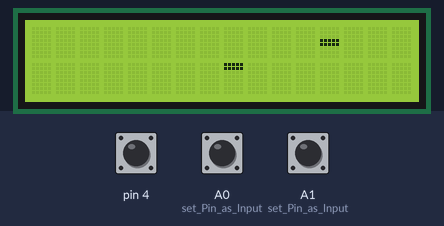
Bench run of a sketch on a simulated Arduino Uno, built with avr-gcc and run on an emulated ATmega328P. On the bench: 16×2 character LCD. The inputs (shaded band) are chosen by the test bench; at power-on: A0 (set_Pin_as_Input) HIGH, pin 4 HIGH, A1 (set_Pin_as_Input) HIGH. Random numbers use the default seed unless the sketch sets one; what the sketch prints to the serial monitor is not drawn.

Above: at 1.2 s.
1.3 s: A0 (set_Pin_as_Input) pulled LOW for 0.15 s
At 4.3 s:
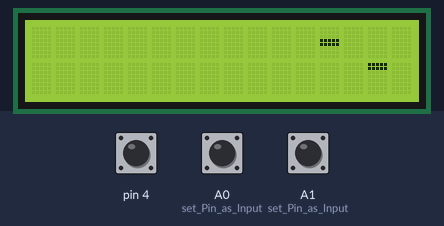
4.4 s: pin 4 pulsed LOW 5 times (0.12 s each, 0.3 s apart)
At 5.45 s:
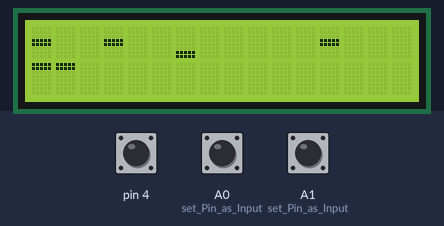
At 6.3 s:
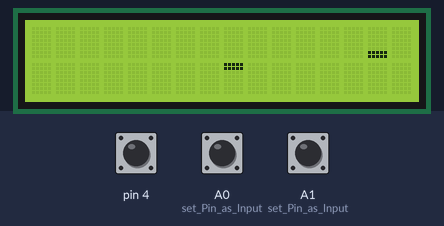
Timing chart, 0 to 7.8 s (numbered marks = the images above; inputs shaded):
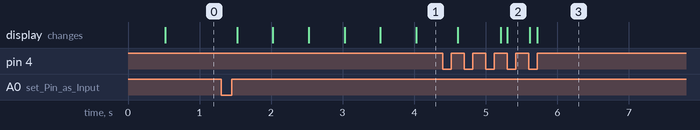

Measured:
- after the input at 1.3 s, the display: first changes after 0.22 s (image 1 shows a later state)

The sketch:

snake-game.ino
```cpp
#include <LiquidCrystal.h>

/*************************************************************************************************************
*******************************BIT ARRAY *********************************************************************
**************************************************************************************************************
mais informações aqui: http://fabianoallex.blogspot.com.br/2015/09/arduino-array-de-bits.html
**************************************************************************************************************/
class BitArray{
  private:
    int _num_bits;   //quantidade de bits a serem gerenciados
    int _num_bytes;  //quantidade de bytes utilizados para armazenar os bits a serem gerenciados
    byte * _bytes;   //array de bytes onde estarão armazenados os bits
  public:
    BitArray(int num_bits){
      _num_bits  = num_bits;
      _num_bytes = _num_bits/8 + (_num_bits%8 ? 1 : 0) + 1;
      _bytes = (byte *)(malloc( _num_bytes * sizeof(byte) ) );
    }
    void write(int index, byte value) {
      byte b = _bytes[ index/8 + (index%8 ? 1 : 0) ];
      unsigned int bit = index%8;
      if (value) { b |= (1 << bit); } else { b &= ~(1 << bit);  }
      _bytes[ index/8 + (index%8 ? 1 : 0) ] = b;
    }
    void write(byte value) { for(int j=0; j<_num_bytes;j++) { _bytes[j] = value ? B11111111 : B00000000;  }  }
    int read(int index) {
      byte b = _bytes[ index/8 + (index%8 ? 1 : 0) ];
      unsigned int bit = index%8;
      return (b & (1 << bit)) != 0;
    }
    ~BitArray(){ free ( _bytes ); }
};

class BitArray2D {
  private:
    unsigned int _rows;
    unsigned int _columns;
    unsigned int _cols_array; //pra cada 8 colunas, 1 byte é usado
    byte**       _bits;
  public:
    BitArray2D(unsigned int rows, unsigned int columns){
      _rows       = rows;
      _columns    = columns;
      _cols_array = columns/8 + (_columns%8 ? 1 : 0) + 1; //divide por 8 o número de colunas
      _bits = (byte **)malloc(_rows * sizeof(byte *));
      for(int i=0;i<_rows;i++){ _bits[i] = (byte *)malloc(  _cols_array  *  sizeof(byte)); } //cria varios arrays
      clear();
    }
    unsigned int rows(){ return _rows; }
    unsigned int columns(){ return _columns; }

    void clear() {
      for(int i=0;i<_rows;i++){
        for(int j=0; j<_cols_array;j++) { _bits[i][j] = B00000000; }
      }
    }

    void write(unsigned int row, unsigned int column, int value){
      byte b = _bits[row][ column/8 + (column%8 ? 1 : 0) ];
      unsigned int bit = column%8;

      if (value) { b |= (1 << bit); } else { b &= ~(1 << bit);  }

      _bits[row][ column/8 + (column%8 ? 1 : 0) ] = b;
    }

    void write(byte value){
      for(int i=0;i<_rows;i++){
        for(int j=0; j<_cols_array;j++) {
          _bits[i][j] = value ? B11111111 : B00000000;
        }
      }
    }

    int read(unsigned int row, unsigned int column){
      byte b = _bits[row][ column/8 + (column%8 ? 1 : 0) ];
      unsigned int bit = column%8;

      return (b & (1 << bit)) != 0;
    }

    void toggle(unsigned int row, unsigned int column){ write(row, column, !read(row, column)); }
    void toggle(){ for(int i=0;i<_rows;i++){      for(int j=0; j<_columns;j++) {      toggle(i,j);   }   }   }
};

/*************************************************************************************************************
*******************************FIM BIT ARRAY *****************************************************************
**************************************************************************************************************/

/*************************************************************************************************************
************************************CLASSE UNIQUE RANDOM******************************************************
**************************************************************************************************************
mais informações aqui: http://fabianoallex.blogspot.com.br/2015/09/arduino-numeros-aleatorio-repetidos-e.html
*************************************************************************************************************/

class UniqueRandom{
  private:
    int _index;
    int _min;
    int _max;
    int _size;
    int* _list;
    void _init(int min, int max) {
      _list = 0;
      if (min < max) { _min = min; _max = max; } else { _min = max; _max = min; }
      _size = _max - _min;
      _index = 0;
    }
  public:
    UniqueRandom(int max)           { _init(0,   max); randomize(); } //construtor com 1 parametro
    UniqueRandom(int min, int max)  { _init(min, max); randomize(); } //construtor com 2 parametros

    void randomize() {
      _index = 0;

      if (_list == 0) { _list = (int*) malloc(size() * sizeof(int)); }
      for (int i=0; i<size(); i++) {   _list[i] = _min+i;  }   //preenche a lista do menor ao maior valor

      //embaralha a lista
      for (int i=0; i<size(); i++) {
        int r = random(0, size());     //sorteia uma posição qualquer
        int aux = _list[i];
        _list[i] = _list[r];
        _list[r] = aux;
      }
    }

    int next() {                                  //retorna o proximo numero da lista
      int n = _list[_index++];
      if (_index >= size() ) { _index = 0;} //após recuper o ultimo numero, recomeça na posicao 0
      return n;
    }

    int size() { return _size; }

    ~UniqueRandom(){ free ( _list ); }  //destrutor
};
/*************************************************************************************************************
************************************FIM CLASSE UNIQUE RANDOM**************************************************
*************************************************************************************************************/

/*************************************************************************************************************
*******************************CLASSE SNAKE GAME**************************************************************
**************************************************************************************************************/
struct Position {
  int lin;
  int col;
};

const int SNAKE_MAX_LEN   = 30;  //tamanho maximo da cobra
const int SNAKE_TIME_INIT = 500; //tempo entre deslocamento da cobra (velocidade)
const int SNAKE_TIME_INC  = 15;  //incremento da velocidade

enum Direction { DIR_STOP, DIR_TOP, DIR_LEFT, DIR_BOTTOM, DIR_RIGHT};
enum SnakeStatus { SNAKE_GAME_ON, SNAKE_GAME_OVER };

class SnakeGame{
  private:
    BitArray2D * _display;
    Position _snake_positions[SNAKE_MAX_LEN];
    Position _apple;
    int _length;
    Direction _direction;
    unsigned long _last_millis;
    int _time;
    int _score;
    SnakeStatus _snakeStatus;

    UniqueRandom * _ur;  //utilizado no game over

    void _generateApple() {
      int lin, col;
      boolean random_ok = false;

      while (!random_ok) {
        random_ok = true;
        lin = random(0, _display->rows()-1);
        col = random(0, _display->columns()-1);

        for (int p=0; p<_length; p++){
          if (_snake_positions[p].col==col && _snake_positions[p].lin==lin){ //verifica se gerou em um local que não seja a cobra
            random_ok = false;
            break;
          }
        }
      }
      _apple.lin = lin;
      _apple.col = col;
    }

    void _gameOver(){
      _snakeStatus = SNAKE_GAME_OVER;
      _direction   = DIR_STOP;
      _time = 20;
    }

    void _inc_length(){
      _length++; _score++;
      _time -= SNAKE_TIME_INC;
    }

    void _runGameOver(){
      int r = _ur->next();
      int lin = (r / _display->columns());
      int col = (r % _display->columns());

      _display->write(lin, col, HIGH );

      //if ( r>=(_ur->size()-1) || _direction != DIR_STOP ) {
      if ( r>=(_ur->size()-1) ) {
        _ur->randomize();
        start();
      }
    }

    void _run(){
      for (int i=_length-1; i>0; i--){
        _snake_positions[i].lin = _snake_positions[i-1].lin;
        _snake_positions[i].col = _snake_positions[i-1].col;
      }

      if (_direction == DIR_TOP )    { _snake_positions[0].lin--;  }
      if (_direction == DIR_BOTTOM ) { _snake_positions[0].lin++;  }
      if (_direction == DIR_LEFT )   { _snake_positions[0].col--;  }
      if (_direction == DIR_RIGHT )  { _snake_positions[0].col++;  }

      //verifica se ultrapassou o limite do display
      if (_snake_positions[0].lin < 0)                     { _gameOver(); }
      if (_snake_positions[0].lin >= _display->rows() )    { _gameOver(); }
      if (_snake_positions[0].col < 0)                     { _gameOver(); }
      if (_snake_positions[0].col >= _display->columns() ) { _gameOver(); }

      //verifica se colidiu na cobra
      for (int i=_length-1; i>0; i--){
        if (_snake_positions[i].lin == _snake_positions[0].lin && _snake_positions[i].col == _snake_positions[0].col) {
          _gameOver();
        }
      }

      //verifica se comeu a maça
      if (_snake_positions[0].col == _apple.col && _snake_positions[0].lin == _apple.lin){
        _inc_length();

        if (_length > SNAKE_MAX_LEN) { _length = SNAKE_MAX_LEN; } else {
          _snake_positions[_length-1].lin = _snake_positions[_length-2].lin;
          _snake_positions[_length-1].col = _snake_positions[_length-2].col;
        }
        _generateApple();
      }

      //update display
      for (int lin=0; lin<_display->rows(); lin++) {
        for (int col=0; col<_display->columns(); col++) {
          for (int p=0; p<_length; p++){
            boolean val = _snake_positions[p].col==col && _snake_positions[p].lin==lin;
            _display->write( lin, col,  val );
            if (val) {break;}
          }
        }
      }
      _display->write(_apple.lin, _apple.col, HIGH);
      //--
    }

  public:
    SnakeGame(BitArray2D * display){
      _display = display;
      _ur = new UniqueRandom( _display->rows() * _display->columns() );
      start();
    }

    void start(){
      _length = 1;
      _score  = 0;
      _time = SNAKE_TIME_INIT;
      _last_millis = 0;
      _snake_positions[0].lin = _display->rows() / 2;
      _snake_positions[0].col = _display->columns() / 2;
      _direction = DIR_STOP;

      _snakeStatus = SNAKE_GAME_ON;

      _generateApple();
    }

    void left()   { if (_direction == DIR_RIGHT)  return; _direction = DIR_LEFT;   }
    void right()  { if (_direction == DIR_LEFT)   return; _direction = DIR_RIGHT;  }
    void top()    { if (_direction == DIR_BOTTOM) return; _direction = DIR_TOP;    }
    void bottom() { if (_direction == DIR_TOP)    return; _direction = DIR_BOTTOM; }

    int getScore(){ return _score; }

    Direction getDirection(){ return _direction; }

    int update(){
      int r = false;

      if (millis() - _last_millis > _time) {
        r = true;
        _last_millis = millis();

        if (_snakeStatus == SNAKE_GAME_ON)   { _run();         }
        if (_snakeStatus == SNAKE_GAME_OVER) { _runGameOver(); }
      }

      return r; //r-->indica se houve mudança no display
    }
};

/*************************************************************************************************************
*******************************FIM CLASSE SNAKE GAME**********************************************************
**************************************************************************************************************/

/*************************************************************************************************************
************************************CLASSE ROTARY ENCODER*****************************************************
mais informações: http://fabianoallex.blogspot.com.br/2016/05/arduino-rotary-encoder.html
*************************************************************************************************************/
#define ROTARY_NO_BUTTON     255

struct RotaryEncoderLimits{
  int min;
  int max;
};

class RotaryEncoder {
  private:
    byte _pin_clk;
    byte _pin_dt;
    byte _pin_sw;
    volatile byte _num_results;
    volatile int _result;
    volatile int * _results;
    byte _index_result;
    RotaryEncoderLimits * _limits;

    boolean _a;
    boolean _b;
  public:
    RotaryEncoder(byte pin_clk, byte pin_dt, byte pin_sw = ROTARY_NO_BUTTON, byte num_results=1, RotaryEncoderLimits * limits=0){   //parametro do botao opcional
      _pin_clk = pin_clk;
      _pin_dt = pin_dt;
      _pin_sw = pin_sw;
      pinMode(_pin_clk, INPUT);
      pinMode(_pin_dt, INPUT);
      if (_pin_sw != ROTARY_NO_BUTTON){
        pinMode(_pin_sw, INPUT);
        digitalWrite(_pin_sw, HIGH);
      }
      if (num_results == 0) { num_results = 1; }
      _num_results = num_results;
      _results = new int[_num_results];
      for (int i; i<_num_results; i++){ _results[i] = (limits) ? limits[i].min : 0; }
      _index_result = 0;
      _limits = limits;
      _a = false;
      _b = false;
    }
    byte getIndex() { return _index_result; }
    void next()     { _index_result++; if (_index_result >= _num_results) { _index_result = 0; } }
    void update_a() {
      _result = 0;
      delay (1);
      if( digitalRead(_pin_clk) != _a ) {
        _a = !_a;
        if ( _a && !_b ) { _result = -1; }
      }
      if (_results[_index_result]+_result >= _limits[_index_result].min &&
          _results[_index_result]+_result <= _limits[_index_result].max ) {
        _results[_index_result] += _result;
      }
    }
    void update_b() {
      _result = 0;
      delay (1);
      if( digitalRead(_pin_dt) != _b ) {
        _b = !_b;
        if ( _b && !_a ) { _result = +1; }
      }
      if (_results[_index_result]+_result >= _limits[_index_result].min &&
          _results[_index_result]+_result <= _limits[_index_result].max ) {
        _results[_index_result] += _result;
      }
    }
    int read(){ return _result; }                                        //retorn -1, 0 ou 1.
    int getValue(int index=-1) {                                         //retorna o valor da variável corrente ou a passada como parametro
      if (index < 0 ){ return _results[_index_result]; }
      return _results[index];
    }
    void setValue(int value, int index=-1){ _results[ (index==-1) ? _index_result : index] = value; }         //caso a variável inicializa em determinado valor diferente de zero, utilizar esse método.
    int buttonRead(){ return (_pin_sw == ROTARY_NO_BUTTON) ? LOW : digitalRead(_pin_sw); }
};
/*************************************************************************************************************
************************************FIM CLASSE ROTARY ENCODER*************************************************
*************************************************************************************************************/


/*************************************************************************************************************
*******************************CLASSE SNAKE LCD***************************************************************
**************************************************************************************************************/
/*
  0        1        2        3        4        5        6
 ***                        ***      ***               ***
 ***                        ***      ***               ***

 ***      ***               ***               ***
 ***      ***               ***               ***

 ***      ***      ***               ***
 ***      ***      ***               ***
*/
byte c0[8] = {B11111,  B11111,  B00000,  B11111,  B11111,  B00000,  B11111,  B11111 };
byte c1[8] = {B00000,  B00000,  B00000,  B11111,  B11111,  B00000,  B11111,  B11111 };
byte c2[8] = {B00000,  B00000,  B00000,  B00000,  B00000,  B00000,  B11111,  B11111 };
byte c3[8] = {B11111,  B11111,  B00000,  B11111,  B11111,  B00000,  B00000,  B00000 };
byte c4[8] = {B11111,  B11111,  B00000,  B00000,  B00000,  B00000,  B11111,  B11111 };
byte c5[8] = {B00000,  B00000,  B00000,  B11111,  B11111,  B00000,  B00000,  B00000 };
byte c6[8] = {B11111,  B11111,  B00000,  B00000,  B00000,  B00000,  B00000,  B00000 };

class SnakeLCD {
  private:
    LiquidCrystal * _lcd;  //ponteiro para um objeto lcd
  public:
    void createChars() {
      _lcd->createChar(0, c0);
      _lcd->createChar(1, c1);
      _lcd->createChar(2, c2);
      _lcd->createChar(3, c3);
      _lcd->createChar(4, c4);
      _lcd->createChar(5, c5);
      _lcd->createChar(6, c6);
    }
    SnakeLCD(LiquidCrystal * lcd) {  _lcd = lcd;  }

    void write(byte col, byte row, byte val){
      _lcd->setCursor(col, row);
      if (val == B000) { _lcd->print(" ");  }
      if (val == B111) { _lcd->write((byte)0);  }
      if (val == B011) { _lcd->write((byte)1);  }
      if (val == B001) { _lcd->write((byte)2);  }
      if (val == B110) { _lcd->write((byte)3);  }
      if (val == B101) { _lcd->write((byte)4);  }
      if (val == B010) { _lcd->write((byte)5);  }
      if (val == B100) { _lcd->write((byte)6);  }
    }
};
/*************************************************************************************************************
*******************************FIM CLASSE SNAKE LCD***********************************************************
**************************************************************************************************************/


/*************************************************************************************************************
*******************************DECLARACAO DOS OBJETOS*********************************************************
**************************************************************************************************************/

/*

  tamanho display real

 * * * * * * * * * * * * * * * *
 * * * * * * * * * * * * * * * *
 * * * * * * * * * * * * * * * *
 * * * * * * * * * * * * * * * *
 * * * * * * * * * * * * * * * *
 * * * * * * * * * * * * * * * *
*/

const int LINHAS  = 6;
const int COLUNAS = 16;

LiquidCrystal lcd(12, 11, 10, 9, 8, 7);
SnakeLCD snakeLcd(&lcd);

BitArray2D ba(LINHAS, COLUNAS); //8 linhas e 20 colunas, usada para armazenar o estado do display
SnakeGame snake(&ba);

RotaryEncoderLimits lim[] = { {-1000,1000} };  //limites máximos e mínimos que as variaveis podem atingir
RotaryEncoder       re(A0, A1, 4, 1, lim);  //pino clk, pino dt, pino sw, variaveis, limites

/*************************************************************************************************************
*******************************FIM DECLARACAO DOS OBJETOS*****************************************************
**************************************************************************************************************/

/*************************************************************************************************************
*******************************TRATAMENTO DAS INTERRUPÇÕES****************************************************
**************************************************************************************************************/
//interrupções dos pinos A0 e A1 via Pin Change Interrupt
ISR(PCINT1_vect) {
  volatile static byte lastVal_a0 = LOW;
  volatile static byte lastVal_a1 = LOW;
  byte val_a0 = digitalRead(A0);
  byte val_a1 = digitalRead(A1);
  if (lastVal_a0 != val_a0){ re.update_a(); lastVal_a0 = val_a0; }
  if (lastVal_a1 != val_a1){ re.update_b(); lastVal_a1 = val_a1; }
}

void setup_interrupts(){
  //-----PCI - Pin Change Interrupt ----
  pinMode(A0,INPUT);   // set Pin as Input (default)
  digitalWrite(A0,HIGH);  // enable pullup resistor
  pinMode(A1,INPUT);   // set Pin as Input (default)
  digitalWrite(A1,HIGH);  // enable pullup resistor
  cli();
  PCICR |= 0b00000010; // habilita a porta C - Pin Change Interrupts
  PCMSK1 |= 0b00000011; // habilita interrupção da porta c nos pinos: PCINT8 (A0) e PCINT9(A1)
  sei();
}

/*************************************************************************************************************
*******************************FIM TRATAMENTO DAS INTERRUPÇÕES****************************************************
**************************************************************************************************************/

void update_display() {
  for (int col=0; col<ba.columns(); col++) {
    byte lin_lcd = 0;
    byte cont = 0;
    byte val = 0;

    for (int lin=0; lin<ba.rows(); lin++) {
      if (cont == 0){ val = 0; }
      val = val << 1;
      val = val | ba.read(lin, col);
      cont++;
      if (cont == 3) {
        snakeLcd.write(col, lin_lcd, val) ;
        cont = 0;
        lin_lcd++;
      }
    }
  }
}

void setup() {
  Serial.begin(9600);
  setup_interrupts();
  lcd.begin(16, 2);
  snakeLcd.createChars();
  randomSeed(analogRead(A2));
  re.setValue(0, 0);  //inicializa o rotary em 0
}

void loop() {
  static int val_encoder = 0;
  static boolean change = false;

  if (re.getValue(0) < val_encoder && !change){
    if (snake.getDirection() == DIR_STOP)  {snake.right(); } else
    if (snake.getDirection() == DIR_TOP) { snake.left();   } else
    if (snake.getDirection() == DIR_RIGHT) { snake.top();  } else
    if (snake.getDirection() == DIR_LEFT) { snake.bottom();  } else
    if (snake.getDirection() == DIR_BOTTOM) { snake.right();   }

    change = true;
  }

  if (re.getValue(0) > val_encoder && !change ){
    if (snake.getDirection() == DIR_STOP)  {snake.right();   }  else
    if (snake.getDirection() == DIR_TOP) { snake.right();    } else
    if (snake.getDirection() == DIR_RIGHT) { snake.bottom(); } else
    if (snake.getDirection() == DIR_LEFT) { snake.top();     } else
    if (snake.getDirection() == DIR_BOTTOM) { snake.left();  }

    change = true;
  }

  val_encoder = re.getValue(0);
  if ( snake.update() ) {
    change = false;
    update_display();
    Serial.println(val_encoder);
  }

  //controla o click do botao do enconder
  static byte b = HIGH; //pra ler apenas uma vez o botao ao pressionar
  if( re.buttonRead() == LOW && b != re.buttonRead() ) {
    re.next();           //passa para a próxima variável (index)
    delay(200);          //debounce meia boca
  }
  b = re.buttonRead();
}
```
